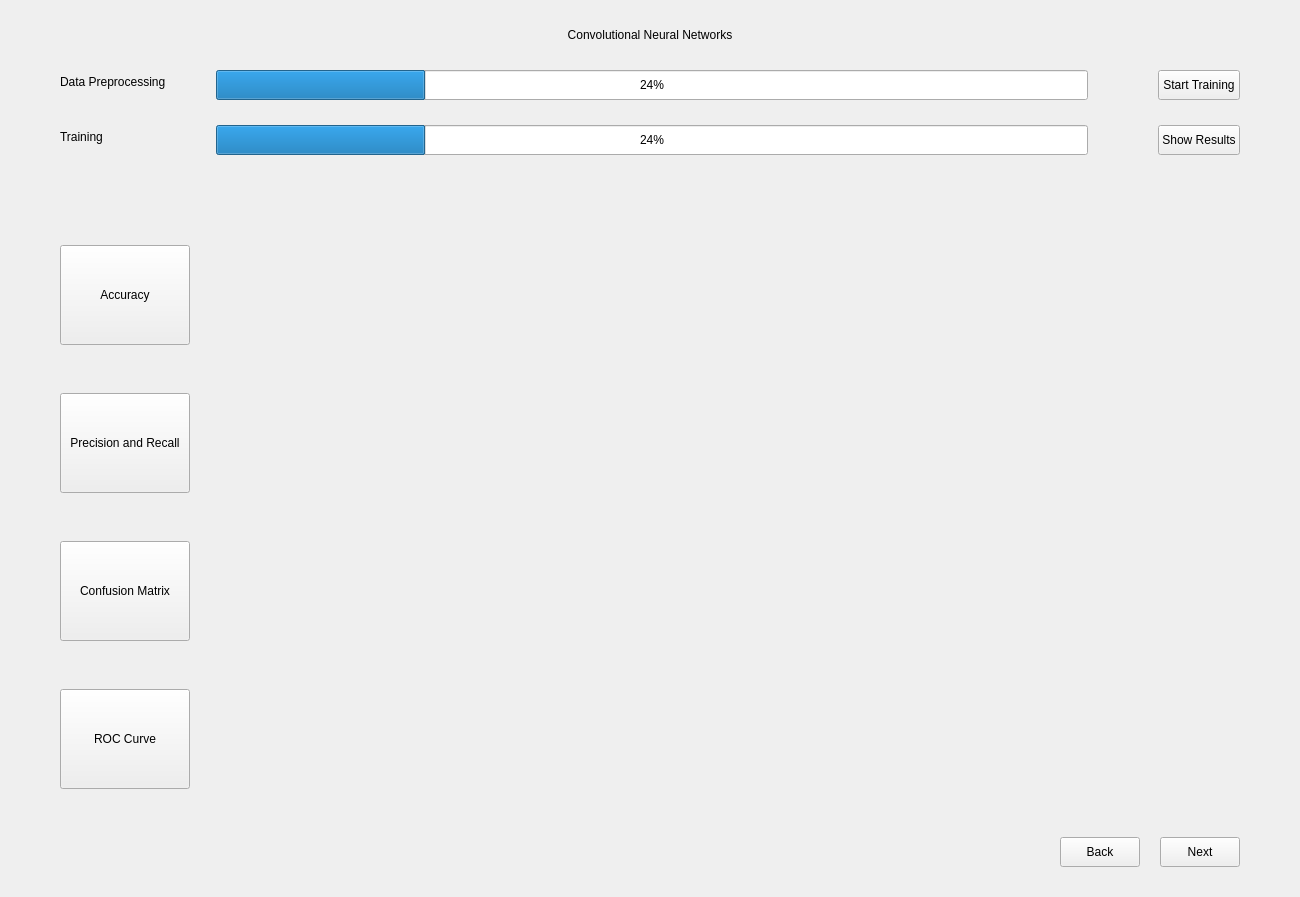
<?xml version="1.0" encoding="UTF-8"?>
<ui version="4.0">
 <class>cnn</class>
 <widget class="QWidget" name="cnn">
  <property name="geometry">
   <rect>
    <x>0</x>
    <y>0</y>
    <width>1300</width>
    <height>897</height>
   </rect>
  </property>
  <property name="minimumSize">
   <size>
    <width>1300</width>
    <height>850</height>
   </size>
  </property>
  <property name="windowTitle">
   <string>Form</string>
  </property>
  <layout class="QVBoxLayout" name="verticalLayout">
   <property name="spacing">
    <number>20</number>
   </property>
   <property name="leftMargin">
    <number>60</number>
   </property>
   <property name="topMargin">
    <number>20</number>
   </property>
   <property name="rightMargin">
    <number>60</number>
   </property>
   <property name="bottomMargin">
    <number>30</number>
   </property>
   <item>
    <widget class="QLabel" name="label_3">
     <property name="minimumSize">
      <size>
       <width>0</width>
       <height>30</height>
      </size>
     </property>
     <property name="styleSheet">
      <string notr="true">font: 14pt &quot;Segoe UI Historic&quot;;
</string>
     </property>
     <property name="text">
      <string>Convolutional Neural Networks</string>
     </property>
     <property name="alignment">
      <set>Qt::AlignCenter</set>
     </property>
    </widget>
   </item>
   <item>
    <layout class="QHBoxLayout" name="horizontalLayout">
     <item>
      <layout class="QFormLayout" name="formLayout">
       <property name="horizontalSpacing">
        <number>50</number>
       </property>
       <property name="verticalSpacing">
        <number>25</number>
       </property>
       <property name="rightMargin">
        <number>50</number>
       </property>
       <item row="0" column="0">
        <widget class="QLabel" name="label">
         <property name="text">
          <string>Data Preprocessing</string>
         </property>
        </widget>
       </item>
       <item row="1" column="0">
        <widget class="QLabel" name="label_2">
         <property name="text">
          <string>Training</string>
         </property>
        </widget>
       </item>
       <item row="0" column="1">
        <widget class="QProgressBar" name="preprocessProgressBar">
         <property name="minimumSize">
          <size>
           <width>0</width>
           <height>30</height>
          </size>
         </property>
         <property name="value">
          <number>24</number>
         </property>
        </widget>
       </item>
       <item row="1" column="1">
        <widget class="QProgressBar" name="trainProgressBar">
         <property name="minimumSize">
          <size>
           <width>0</width>
           <height>30</height>
          </size>
         </property>
         <property name="styleSheet">
          <string notr="true"/>
         </property>
         <property name="value">
          <number>24</number>
         </property>
        </widget>
       </item>
      </layout>
     </item>
     <item>
      <layout class="QVBoxLayout" name="verticalLayout_4">
       <property name="spacing">
        <number>25</number>
       </property>
       <item>
        <widget class="QPushButton" name="startTrainingButton">
         <property name="minimumSize">
          <size>
           <width>0</width>
           <height>30</height>
          </size>
         </property>
         <property name="text">
          <string>Start Training</string>
         </property>
        </widget>
       </item>
       <item>
        <widget class="QPushButton" name="showResultsButton">
         <property name="minimumSize">
          <size>
           <width>0</width>
           <height>30</height>
          </size>
         </property>
         <property name="text">
          <string>Show Results</string>
         </property>
        </widget>
       </item>
       <item>
        <spacer name="verticalSpacer">
         <property name="orientation">
          <enum>Qt::Vertical</enum>
         </property>
         <property name="sizeHint" stdset="0">
          <size>
           <width>20</width>
           <height>40</height>
          </size>
         </property>
        </spacer>
       </item>
      </layout>
     </item>
    </layout>
   </item>
   <item>
    <layout class="QHBoxLayout" name="horizontalLayout_6">
     <item>
      <layout class="QVBoxLayout" name="verticalLayout_3">
       <item>
        <widget class="QPushButton" name="accuracyButton">
         <property name="minimumSize">
          <size>
           <width>0</width>
           <height>100</height>
          </size>
         </property>
         <property name="text">
          <string>Accuracy</string>
         </property>
        </widget>
       </item>
       <item>
        <widget class="QPushButton" name="precRecallButton">
         <property name="minimumSize">
          <size>
           <width>0</width>
           <height>100</height>
          </size>
         </property>
         <property name="maximumSize">
          <size>
           <width>16777215</width>
           <height>16777215</height>
          </size>
         </property>
         <property name="text">
          <string>Precision and Recall</string>
         </property>
        </widget>
       </item>
       <item>
        <widget class="QPushButton" name="confusionMatrixButton">
         <property name="minimumSize">
          <size>
           <width>0</width>
           <height>100</height>
          </size>
         </property>
         <property name="text">
          <string>Confusion Matrix</string>
         </property>
        </widget>
       </item>
       <item>
        <widget class="QPushButton" name="RocCurveButton">
         <property name="minimumSize">
          <size>
           <width>0</width>
           <height>100</height>
          </size>
         </property>
         <property name="text">
          <string>ROC Curve</string>
         </property>
        </widget>
       </item>
      </layout>
     </item>
     <item>
      <widget class="QStackedWidget" name="resultsWidget">
       <property name="minimumSize">
        <size>
         <width>650</width>
         <height>600</height>
        </size>
       </property>
       <property name="maximumSize">
        <size>
         <width>1030</width>
         <height>700</height>
        </size>
       </property>
       <property name="currentIndex">
        <number>2</number>
       </property>
       <widget class="QWidget" name="accPage">
        <widget class="QWidget" name="gridLayoutWidget">
         <property name="geometry">
          <rect>
           <x>10</x>
           <y>0</y>
           <width>1021</width>
           <height>601</height>
          </rect>
         </property>
         <layout class="QGridLayout" name="accGridLayout"/>
        </widget>
       </widget>
       <widget class="QWidget" name="precRecallPage">
        <widget class="QWidget" name="gridLayoutWidget_2">
         <property name="geometry">
          <rect>
           <x>10</x>
           <y>0</y>
           <width>1021</width>
           <height>601</height>
          </rect>
         </property>
         <layout class="QGridLayout" name="precRecallGridLayout"/>
        </widget>
       </widget>
       <widget class="QWidget" name="confusionMatrixPage">
        <widget class="QWidget" name="gridLayoutWidget_3">
         <property name="geometry">
          <rect>
           <x>10</x>
           <y>0</y>
           <width>1021</width>
           <height>601</height>
          </rect>
         </property>
         <layout class="QGridLayout" name="gridLayout_2">
          <item row="0" column="0">
           <widget class="QLabel" name="confusionMatrixLabel">
            <property name="text">
             <string/>
            </property>
            <property name="alignment">
             <set>Qt::AlignCenter</set>
            </property>
           </widget>
          </item>
         </layout>
        </widget>
       </widget>
       <widget class="QWidget" name="rocCurvePage">
        <widget class="QWidget" name="gridLayoutWidget_4">
         <property name="geometry">
          <rect>
           <x>9</x>
           <y>-1</y>
           <width>1021</width>
           <height>601</height>
          </rect>
         </property>
         <layout class="QGridLayout" name="gridLayout_3">
          <item row="0" column="0">
           <widget class="QLabel" name="rocCurveLabel">
            <property name="text">
             <string/>
            </property>
            <property name="alignment">
             <set>Qt::AlignCenter</set>
            </property>
           </widget>
          </item>
         </layout>
        </widget>
       </widget>
      </widget>
     </item>
    </layout>
   </item>
   <item>
    <layout class="QHBoxLayout" name="horizontalLayout_3">
     <property name="spacing">
      <number>20</number>
     </property>
     <item>
      <spacer name="horizontalSpacer">
       <property name="orientation">
        <enum>Qt::Horizontal</enum>
       </property>
       <property name="sizeHint" stdset="0">
        <size>
         <width>40</width>
         <height>20</height>
        </size>
       </property>
      </spacer>
     </item>
     <item>
      <widget class="QPushButton" name="backButton">
       <property name="minimumSize">
        <size>
         <width>0</width>
         <height>30</height>
        </size>
       </property>
       <property name="text">
        <string>Back</string>
       </property>
      </widget>
     </item>
     <item>
      <widget class="QPushButton" name="compareButton">
       <property name="minimumSize">
        <size>
         <width>0</width>
         <height>30</height>
        </size>
       </property>
       <property name="text">
        <string>Next</string>
       </property>
      </widget>
     </item>
    </layout>
   </item>
  </layout>
 </widget>
 <resources/>
 <connections/>
</ui>
